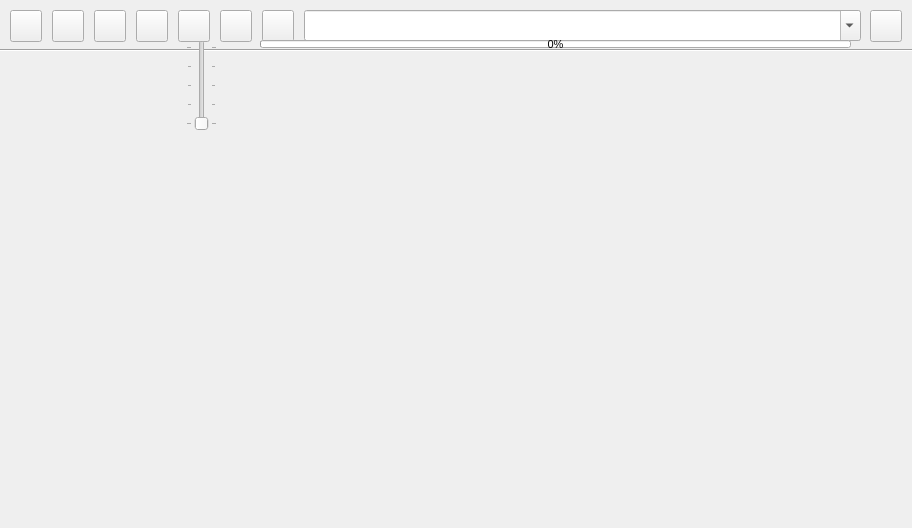
<?xml version="1.0" encoding="UTF-8"?>
<ui version="4.0">
 <class>webViewer</class>
 <widget class="QWidget" name="webViewer">
  <property name="geometry">
   <rect>
    <x>0</x>
    <y>0</y>
    <width>912</width>
    <height>528</height>
   </rect>
  </property>
  <property name="sizePolicy">
   <sizepolicy hsizetype="Expanding" vsizetype="Expanding">
    <horstretch>0</horstretch>
    <verstretch>0</verstretch>
   </sizepolicy>
  </property>
  <property name="minimumSize">
   <size>
    <width>0</width>
    <height>0</height>
   </size>
  </property>
  <property name="maximumSize">
   <size>
    <width>1920</width>
    <height>1080</height>
   </size>
  </property>
  <property name="windowTitle">
   <string>Dialog</string>
  </property>
  <property name="styleSheet">
   <string notr="true">QWidget{

}</string>
  </property>
  <widget class="QPushButton" name="backButton">
   <property name="geometry">
    <rect>
     <x>52</x>
     <y>10</y>
     <width>32</width>
     <height>32</height>
    </rect>
   </property>
   <property name="sizePolicy">
    <sizepolicy hsizetype="Fixed" vsizetype="Fixed">
     <horstretch>0</horstretch>
     <verstretch>0</verstretch>
    </sizepolicy>
   </property>
   <property name="minimumSize">
    <size>
     <width>32</width>
     <height>32</height>
    </size>
   </property>
   <property name="maximumSize">
    <size>
     <width>32</width>
     <height>32</height>
    </size>
   </property>
   <property name="font">
    <font>
     <pointsize>8</pointsize>
    </font>
   </property>
   <property name="text">
    <string/>
   </property>
   <property name="icon">
    <iconset resource="../sessionhandler.qrc">
     <normaloff>:/images/dialogs/arrow_left_32.png</normaloff>:/images/dialogs/arrow_left_32.png</iconset>
   </property>
   <property name="iconSize">
    <size>
     <width>64</width>
     <height>64</height>
    </size>
   </property>
  </widget>
  <widget class="Line" name="line">
   <property name="geometry">
    <rect>
     <x>0</x>
     <y>40</y>
     <width>1021</width>
     <height>21</height>
    </rect>
   </property>
   <property name="orientation">
    <enum>Qt::Horizontal</enum>
   </property>
  </widget>
  <widget class="hobart::webView" name="webView" native="true">
   <property name="geometry">
    <rect>
     <x>10</x>
     <y>50</y>
     <width>891</width>
     <height>472</height>
    </rect>
   </property>
   <property name="sizePolicy">
    <sizepolicy hsizetype="Fixed" vsizetype="Fixed">
     <horstretch>0</horstretch>
     <verstretch>0</verstretch>
    </sizepolicy>
   </property>
   <property name="maximumSize">
    <size>
     <width>1014</width>
     <height>586</height>
    </size>
   </property>
  </widget>
  <widget class="QPushButton" name="doneButton">
   <property name="geometry">
    <rect>
     <x>870</x>
     <y>10</y>
     <width>32</width>
     <height>32</height>
    </rect>
   </property>
   <property name="sizePolicy">
    <sizepolicy hsizetype="Fixed" vsizetype="Fixed">
     <horstretch>0</horstretch>
     <verstretch>0</verstretch>
    </sizepolicy>
   </property>
   <property name="minimumSize">
    <size>
     <width>32</width>
     <height>32</height>
    </size>
   </property>
   <property name="maximumSize">
    <size>
     <width>32</width>
     <height>32</height>
    </size>
   </property>
   <property name="font">
    <font>
     <pointsize>12</pointsize>
    </font>
   </property>
   <property name="text">
    <string/>
   </property>
   <property name="icon">
    <iconset resource="../sessionhandler.qrc">
     <normaloff>:/images/dialogs/done.png</normaloff>:/images/dialogs/done.png</iconset>
   </property>
  </widget>
  <widget class="QPushButton" name="forwardButton">
   <property name="geometry">
    <rect>
     <x>94</x>
     <y>10</y>
     <width>32</width>
     <height>32</height>
    </rect>
   </property>
   <property name="sizePolicy">
    <sizepolicy hsizetype="Fixed" vsizetype="Fixed">
     <horstretch>0</horstretch>
     <verstretch>0</verstretch>
    </sizepolicy>
   </property>
   <property name="minimumSize">
    <size>
     <width>32</width>
     <height>32</height>
    </size>
   </property>
   <property name="maximumSize">
    <size>
     <width>32</width>
     <height>32</height>
    </size>
   </property>
   <property name="font">
    <font>
     <pointsize>8</pointsize>
    </font>
   </property>
   <property name="text">
    <string/>
   </property>
   <property name="icon">
    <iconset resource="../sessionhandler.qrc">
     <normaloff>:/images/dialogs/arrow_right_32.png</normaloff>:/images/dialogs/arrow_right_32.png</iconset>
   </property>
   <property name="iconSize">
    <size>
     <width>64</width>
     <height>64</height>
    </size>
   </property>
  </widget>
  <widget class="QProgressBar" name="progressBar">
   <property name="geometry">
    <rect>
     <x>260</x>
     <y>40</y>
     <width>591</width>
     <height>8</height>
    </rect>
   </property>
   <property name="font">
    <font>
     <pointsize>8</pointsize>
    </font>
   </property>
   <property name="value">
    <number>0</number>
   </property>
   <property name="format">
    <string>%p%</string>
   </property>
  </widget>
  <widget class="QComboBox" name="currentURL">
   <property name="geometry">
    <rect>
     <x>304</x>
     <y>10</y>
     <width>557</width>
     <height>31</height>
    </rect>
   </property>
   <property name="sizePolicy">
    <sizepolicy hsizetype="Expanding" vsizetype="Fixed">
     <horstretch>0</horstretch>
     <verstretch>0</verstretch>
    </sizepolicy>
   </property>
   <property name="font">
    <font>
     <pointsize>12</pointsize>
    </font>
   </property>
   <property name="editable">
    <bool>true</bool>
   </property>
  </widget>
  <widget class="QPushButton" name="homeButton">
   <property name="geometry">
    <rect>
     <x>10</x>
     <y>10</y>
     <width>32</width>
     <height>32</height>
    </rect>
   </property>
   <property name="sizePolicy">
    <sizepolicy hsizetype="Fixed" vsizetype="Fixed">
     <horstretch>0</horstretch>
     <verstretch>0</verstretch>
    </sizepolicy>
   </property>
   <property name="minimumSize">
    <size>
     <width>32</width>
     <height>32</height>
    </size>
   </property>
   <property name="maximumSize">
    <size>
     <width>32</width>
     <height>32</height>
    </size>
   </property>
   <property name="font">
    <font>
     <pointsize>8</pointsize>
    </font>
   </property>
   <property name="text">
    <string/>
   </property>
   <property name="icon">
    <iconset resource="../sessionhandler.qrc">
     <normaloff>:/images/dialogs/home_32.png</normaloff>:/images/dialogs/home_32.png</iconset>
   </property>
   <property name="iconSize">
    <size>
     <width>34</width>
     <height>32</height>
    </size>
   </property>
  </widget>
  <widget class="QPushButton" name="reloadButton">
   <property name="geometry">
    <rect>
     <x>136</x>
     <y>10</y>
     <width>32</width>
     <height>32</height>
    </rect>
   </property>
   <property name="sizePolicy">
    <sizepolicy hsizetype="Fixed" vsizetype="Fixed">
     <horstretch>0</horstretch>
     <verstretch>0</verstretch>
    </sizepolicy>
   </property>
   <property name="minimumSize">
    <size>
     <width>32</width>
     <height>32</height>
    </size>
   </property>
   <property name="maximumSize">
    <size>
     <width>32</width>
     <height>32</height>
    </size>
   </property>
   <property name="font">
    <font>
     <pointsize>8</pointsize>
    </font>
   </property>
   <property name="text">
    <string/>
   </property>
   <property name="icon">
    <iconset resource="../sessionhandler.qrc">
     <normaloff>:/images/dialogs/reload.png</normaloff>:/images/dialogs/reload.png</iconset>
   </property>
   <property name="iconSize">
    <size>
     <width>32</width>
     <height>28</height>
    </size>
   </property>
  </widget>
  <widget class="QSlider" name="zoomSlider">
   <property name="geometry">
    <rect>
     <x>186</x>
     <y>40</y>
     <width>31</width>
     <height>91</height>
    </rect>
   </property>
   <property name="minimum">
    <number>1</number>
   </property>
   <property name="maximum">
    <number>5</number>
   </property>
   <property name="pageStep">
    <number>5</number>
   </property>
   <property name="orientation">
    <enum>Qt::Vertical</enum>
   </property>
   <property name="invertedAppearance">
    <bool>false</bool>
   </property>
   <property name="invertedControls">
    <bool>false</bool>
   </property>
   <property name="tickPosition">
    <enum>QSlider::TicksBothSides</enum>
   </property>
   <property name="tickInterval">
    <number>1</number>
   </property>
  </widget>
  <widget class="QPushButton" name="zoomButton">
   <property name="geometry">
    <rect>
     <x>178</x>
     <y>10</y>
     <width>32</width>
     <height>32</height>
    </rect>
   </property>
   <property name="sizePolicy">
    <sizepolicy hsizetype="Fixed" vsizetype="Fixed">
     <horstretch>0</horstretch>
     <verstretch>0</verstretch>
    </sizepolicy>
   </property>
   <property name="minimumSize">
    <size>
     <width>32</width>
     <height>32</height>
    </size>
   </property>
   <property name="maximumSize">
    <size>
     <width>32</width>
     <height>32</height>
    </size>
   </property>
   <property name="font">
    <font>
     <pointsize>8</pointsize>
    </font>
   </property>
   <property name="text">
    <string/>
   </property>
   <property name="icon">
    <iconset resource="../sessionhandler.qrc">
     <normaloff>:/images/dialogs/zoom_32.png</normaloff>:/images/dialogs/zoom_32.png</iconset>
   </property>
   <property name="iconSize">
    <size>
     <width>32</width>
     <height>28</height>
    </size>
   </property>
  </widget>
  <widget class="QPushButton" name="raiseKeyboard">
   <property name="geometry">
    <rect>
     <x>262</x>
     <y>10</y>
     <width>32</width>
     <height>32</height>
    </rect>
   </property>
   <property name="sizePolicy">
    <sizepolicy hsizetype="Fixed" vsizetype="Fixed">
     <horstretch>0</horstretch>
     <verstretch>0</verstretch>
    </sizepolicy>
   </property>
   <property name="minimumSize">
    <size>
     <width>32</width>
     <height>32</height>
    </size>
   </property>
   <property name="maximumSize">
    <size>
     <width>32</width>
     <height>32</height>
    </size>
   </property>
   <property name="font">
    <font>
     <pointsize>8</pointsize>
    </font>
   </property>
   <property name="text">
    <string/>
   </property>
   <property name="icon">
    <iconset resource="../sessionhandler.qrc">
     <normaloff>:/images/dialogs/keyboardRaiseIcon.png</normaloff>:/images/dialogs/keyboardRaiseIcon.png</iconset>
   </property>
   <property name="iconSize">
    <size>
     <width>32</width>
     <height>28</height>
    </size>
   </property>
  </widget>
  <widget class="QPushButton" name="printWebButton">
   <property name="geometry">
    <rect>
     <x>220</x>
     <y>10</y>
     <width>32</width>
     <height>32</height>
    </rect>
   </property>
   <property name="sizePolicy">
    <sizepolicy hsizetype="Fixed" vsizetype="Fixed">
     <horstretch>0</horstretch>
     <verstretch>0</verstretch>
    </sizepolicy>
   </property>
   <property name="minimumSize">
    <size>
     <width>32</width>
     <height>32</height>
    </size>
   </property>
   <property name="maximumSize">
    <size>
     <width>32</width>
     <height>32</height>
    </size>
   </property>
   <property name="font">
    <font>
     <pointsize>8</pointsize>
    </font>
   </property>
   <property name="styleSheet">
    <string notr="true"/>
   </property>
   <property name="text">
    <string/>
   </property>
   <property name="iconSize">
    <size>
     <width>130</width>
     <height>130</height>
    </size>
   </property>
  </widget>
  <zorder>backButton</zorder>
  <zorder>line</zorder>
  <zorder>webView</zorder>
  <zorder>doneButton</zorder>
  <zorder>forwardButton</zorder>
  <zorder>homeButton</zorder>
  <zorder>reloadButton</zorder>
  <zorder>currentURL</zorder>
  <zorder>zoomButton</zorder>
  <zorder>zoomSlider</zorder>
  <zorder>raiseKeyboard</zorder>
  <zorder>progressBar</zorder>
  <zorder>printWebButton</zorder>
 </widget>
 <customwidgets>
  <customwidget>
   <class>hobart::webView</class>
   <extends>QWidget</extends>
   <header>webview.h</header>
  </customwidget>
 </customwidgets>
 <resources>
  <include location="../sessionhandler.qrc"/>
 </resources>
 <connections/>
</ui>
